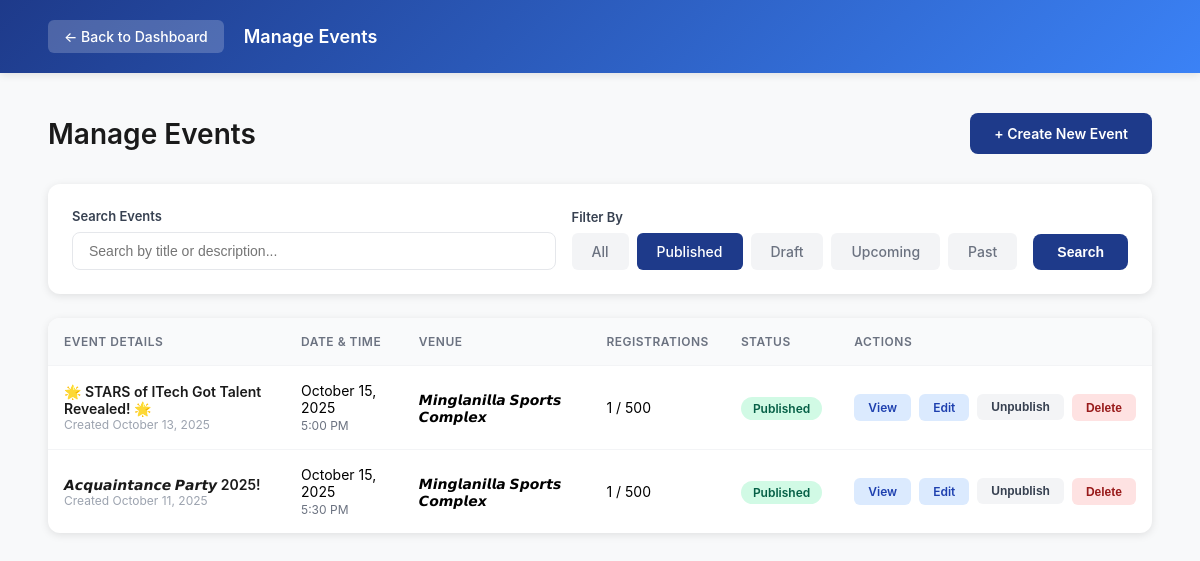
Page /sao-staff/manage-events.php?filter=published (signed in) on the committed database.
### tables this page shows
CREATE TABLE `events` (
  `event_id` int(11) NOT NULL,
  `event_title` varchar(255) NOT NULL,
  `event_description` text NOT NULL,
  `event_category` varchar(100) DEFAULT NULL,
  `event_venue` varchar(255) NOT NULL,
  `event_date` date NOT NULL,
  `event_time` time NOT NULL,
  `event_end_time` time DEFAULT NULL,
  `event_image` varchar(255) DEFAULT 'default-event.jpg',
  `max_participants` int(11) DEFAULT NULL,
  `registration_deadline` datetime DEFAULT NULL,
  `is_published` tinyint(1) DEFAULT 0,
  `created_by` int(11) NOT NULL,
  `created_at` timestamp NOT NULL DEFAULT current_timestamp(),
  `updated_at` timestamp NOT NULL DEFAULT current_timestamp() ON UPDATE current_timestamp()
);

### includes/functions.php (called while the page is built, shortened)
<?php
if (!function_exists('format_date')) {
    function format_date($date) {
        return date('F j, Y', strtotime($date));
    }
}
if (!function_exists('time_ago')) {
    function time_ago($datetime) {
        $time = strtotime($datetime);
        $time_diff = time() - $time;
        if ($time_diff < 60) {
            return 'just now';
        } elseif ($time_diff < 3600) {
            $minutes = floor($time_diff / 60);
            return $minutes . ' minute' . ($minutes > 1 ? 's' : '') . ' ago';
        } elseif ($time_diff < 86400) {
            $hours = floor($time_diff / 3600);
            return $hours . ' hour' . ($hours > 1 ? 's' : '') . ' ago';
        } elseif ($time_diff < 604800) {
            $days = floor($time_diff / 86400);
            return $days . ' day' . ($days > 1 ? 's' : '') . ' ago';
        } else {
            return format_date($datetime);
        }
    }
}
?>

### sao-staff/manage-events.php (the view, shortened to what this page needs)
<?php
require_once '../config/database.php';
require_once '../includes/functions.php';
$user_id = $_SESSION['user_id'];
$filter = isset($_GET['filter']) ? $_GET['filter'] : 'all';
$search = isset($_GET['search']) ? sanitize_input($_GET['search']) : '';
$query = "SELECT e.*,
          (SELECT COUNT(*) FROM event_registrations WHERE event_id = e.event_id) as registration_count
          FROM events e
          WHERE e.created_by = ?";
$params = [$user_id];
$types = "i";
if ($filter == 'published') {
    $query .= " AND e.is_published = 1";
} elseif ($filter == 'draft') {
    $query .= " AND e.is_published = 0";
} elseif ($filter == 'upcoming') {
    $query .= " AND e.event_date >= CURDATE()";
} elseif ($filter == 'past') {
    $query .= " AND e.event_date < CURDATE()";
}
$query .= " ORDER BY e.created_at DESC";
$stmt = $conn->prepare($query);
$stmt->bind_param($types, ...$params);
$stmt->execute();
$events = $stmt->get_result();
?>
<!DOCTYPE html>
<html lang="en">
<head>
</head>
<body>
    <nav class="navbar">
        <div class="nav-container">
            <a href="dashboard.php" class="back-btn">← Back to Dashboard</a>
            <span class="page-title-nav">Manage Events</span>
        </div>
    </nav>
    <div class="main-container">
        <div class="page-header">
            <h1 class="page-title">Manage Events</h1>
            <a href="create-event.php" class="create-btn">+ Create New Event</a>
        </div>
        <div class="search-filter-bar">
            <form method="GET" class="search-filter-grid">
                <div class="form-group">
                    <label class="form-label">Search Events</label>
                    <input type="text" name="search" class="search-input"
                           placeholder="Search by title or description..."
                           value="<?php echo htmlspecialchars($search); ?>">
                </div>
                <div class="form-group">
                    <label class="form-label">Filter By</label>
                    <div class="filter-tabs">
                        <a href="?filter=all" class="filter-btn <?php echo $filter == 'all' ? 'active' : ''; ?>">All</a>
                        <a href="?filter=published" class="filter-btn <?php echo $filter == 'published' ? 'active' : ''; ?>">Published</a>
                        <a href="?filter=draft" class="filter-btn <?php echo $filter == 'draft' ? 'active' : ''; ?>">Draft</a>
                        <a href="?filter=upcoming" class="filter-btn <?php echo $filter == 'upcoming' ? 'active' : ''; ?>">Upcoming</a>
                        <a href="?filter=past" class="filter-btn <?php echo $filter == 'past' ? 'active' : ''; ?>">Past</a>
                    </div>
                </div>
                <button type="submit" class="search-btn">Search</button>
            </form>
        </div>
        <div class="events-table">
            <?php if ($events->num_rows > 0): ?>
                <table>
                    <thead>
                        <tr>
                            <th>EVENT DETAILS</th>
                            <th>DATE & TIME</th>
                            <th>VENUE</th>
                            <th>REGISTRATIONS</th>
                            <th>STATUS</th>
                            <th>ACTIONS</th>
                        </tr>
                    </thead>
                    <tbody>
                        <?php while ($event = $events->fetch_assoc()): ?>
                            <tr>
                                <td>
                                    <div class="event-title-col">
                                        <?php echo htmlspecialchars($event['event_title']); ?>
                                    </div>
                                    <div class="event-created">Created <?php echo time_ago($event['created_at']); ?></div>
                                </td>
                                <td>
                                    <?php echo format_date($event['event_date']); ?><br>
                                    <span style="font-size: 12px; color: #6b7280;">
                                        <?php echo date('g:i A', strtotime($event['event_time'])); ?>
                                    </span>
                                </td>
                                <td><?php echo htmlspecialchars($event['event_venue']); ?></td>
                                <td>
                                    <?php echo $event['registration_count']; ?>
                                    <?php if ($event['max_participants']): ?>
                                        / <?php echo $event['max_participants']; ?>
                                    <?php endif; ?>
                                </td>
                                <td>
                                    <span class="status-badge <?php echo $event['is_published'] ? 'badge-published' : 'badge-draft'; ?>">
                                        <?php echo $event['is_published'] ? 'Published' : 'Draft'; ?>
                                    </span>
                                </td>
                                <td>
                                    <div class="event-actions">
                                        <a href="view-registrations.php?id=<?php echo $event['event_id']; ?>" class="action-btn view-btn">View</a>
                                        <a href="edit-event.php?id=<?php echo $event['event_id']; ?>" class="action-btn edit-btn">Edit</a>
                                        <form method="POST" style="display: inline;">
                                            <button type="submit" name="toggle_publish" class="action-btn toggle-btn">
                                                <?php echo $event['is_published'] ? 'Unpublish' : 'Publish'; ?>
                                            </button>
                                        </form>
                                        <button class="action-btn delete-btn" onclick="confirmDelete(<?php echo $event['event_id']; ?>, '<?php echo htmlspecialchars(addslashes($event['event_title'])); ?>')">
                                            Delete
                                        </button>
                                    </div>
                                </td>
                            </tr>
                        <?php endwhile; ?>
                    </tbody>
                </table>
            <?php endif; ?>
        </div>
    </div>
</body>
</html>

### sao-staff/manage-events.php (style rules this page uses)
* { margin: 0; padding: 0; box-sizing: border-box; }
body { font-family: -apple-system, BlinkMacSystemFont, 'Segoe UI', sans-serif; background: #f8f9fa; }
.navbar { background: linear-gradient(135deg, #1e3a8a 0%, #3b82f6 100%); color: white; padding: 20px 48px; box-shadow: 0 2px 8px rgba(0,0,0,0.1); }
.nav-container { max-width: 1440px; margin: 0 auto; display: flex; align-items: center; gap: 20px; }
.back-btn { padding: 8px 16px; background: rgba(255,255,255,0.2); color: white; text-decoration: none; border-radius: 6px; font-size: 14px; font-weight: 500; transition: background 0.2s; }
.page-title-nav { font-size: 18px; font-weight: 600; }
.main-container { max-width: 1440px; margin: 40px auto; padding: 0 48px; }
.page-header { display: flex; justify-content: space-between; align-items: center; margin-bottom: 30px; }
.page-title { font-size: 28px; font-weight: 600; color: #1a1a1a; }
.create-btn { padding: 12px 24px; background: #1e3a8a; color: white; text-decoration: none; border-radius: 8px; font-weight: 600; font-size: 14px; transition: background 0.2s; }
.search-filter-bar { background: white; padding: 24px; border-radius: 12px; margin-bottom: 24px; box-shadow: 0 2px 8px rgba(0,0,0,0.1); }
.search-filter-grid { display: grid; grid-template-columns: 1fr auto auto; gap: 16px; align-items: end; }
.form-group { display: flex; flex-direction: column; gap: 8px; }
.form-label { font-size: 13px; font-weight: 600; color: #374151; }
.search-input { padding: 10px 16px; border: 1px solid #e5e7eb; border-radius: 8px; font-size: 14px; }
.filter-tabs { display: flex; gap: 8px; }
.filter-btn { padding: 10px 20px; background: #f3f4f6; color: #6b7280; border: none; border-radius: 6px; font-size: 14px; font-weight: 500; cursor: pointer; transition: all 0.2s; text-decoration: none; }
.filter-btn.active { background: #1e3a8a; color: white; }
.search-btn { padding: 10px 24px; background: #1e3a8a; color: white; border: none; border-radius: 8px; font-weight: 600; cursor: pointer; font-size: 14px; }
.events-table { background: white; border-radius: 12px; overflow: hidden; box-shadow: 0 2px 8px rgba(0,0,0,0.1); }
table { width: 100%; border-collapse: collapse; }
thead { background: #f9fafb; }
th { padding: 16px; text-align: left; font-size: 12px; font-weight: 600; color: #6b7280; text-transform: uppercase; letter-spacing: 0.5px; }
td { padding: 16px; border-top: 1px solid #f3f4f6; font-size: 14px; }
.event-title-col { font-weight: 600; color: #1a1a1a; }
.event-created { font-size: 12px; color: #9ca3af; }
.status-badge { padding: 4px 12px; border-radius: 12px; font-size: 12px; font-weight: 600; }
.badge-published { background: #d1fae5; color: #065f46; }
.event-actions { display: flex; gap: 8px; }
.action-btn { padding: 6px 14px; border: none; border-radius: 6px; font-size: 12px; font-weight: 600; cursor: pointer; text-decoration: none; transition: all 0.2s; }
.view-btn { background: #dbeafe; color: #1e40af; }
.edit-btn { background: #dbeafe; color: #1e40af; }
.toggle-btn { background: #f3f4f6; color: #374151; }
.delete-btn { background: #fee2e2; color: #991b1b; }

### rows in the picture
events: event_title "🌟 STARS of ITech Got Talent Revealed! 🌟", created_at "October 13, 2025", event_date "October 15, 2025", event_time "5:00 PM", event_venue "𝙈𝙞𝙣𝙜𝙡𝙖𝙣𝙞𝙡𝙡𝙖 𝙎𝙥𝙤𝙧𝙩𝙨 𝘾𝙤𝙢𝙥𝙡𝙚𝙭", registration_count "1", max_participants "500", is_published "Published"
events: event_title "𝘼𝙘𝙦𝙪𝙖𝙞𝙣𝙩𝙖𝙣𝙘𝙚 𝙋𝙖𝙧𝙩𝙮 2025!", created_at "October 11, 2025", event_date "October 15, 2025", event_time "5:30 PM", event_venue "𝙈𝙞𝙣𝙜𝙡𝙖𝙣𝙞𝙡𝙡𝙖 𝙎𝙥𝙤𝙧𝙩𝙨 𝘾𝙤𝙢𝙥𝙡𝙚𝙭", registration_count "1", max_participants "500", is_published "Published"
